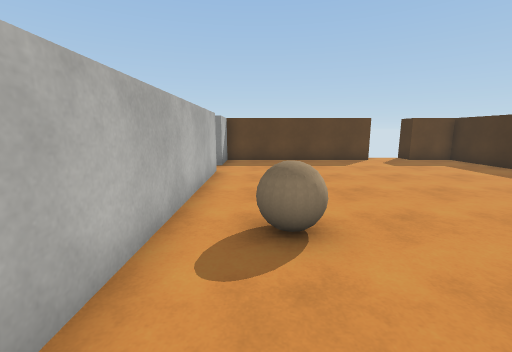
View 1 (above)

21 first-person views from a walk through a Unity game level. The camera is 1.4 m above the floor, tilts 10° down and sees 90° across. The floor is counted in squares, 1 m on a side. Each view is taken from the middle of a square. On the plan, view 1 faces up. The plan holds only what a view shows up to about 13 squares ahead; the rest is blank. The player character is not drawn. Surface patterns are stand-ins for the level's own textures.

View 2
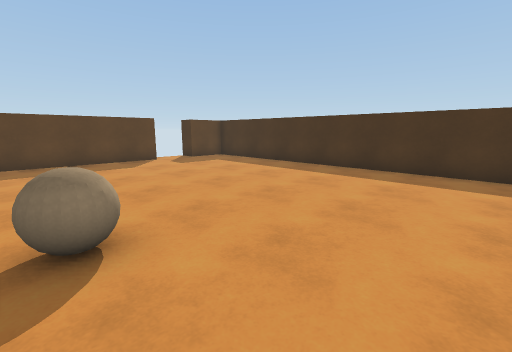

View 3
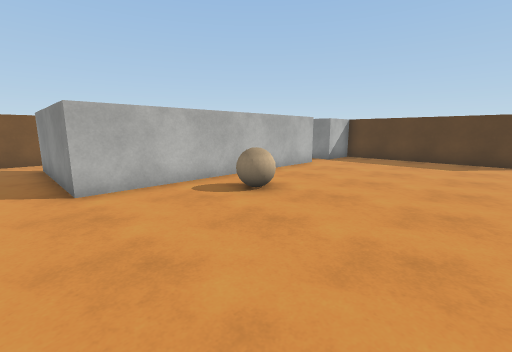

View 4
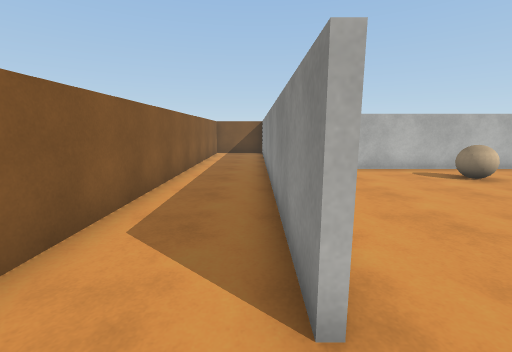

View 5
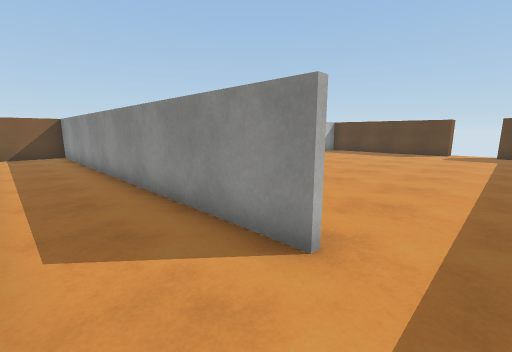

View 6
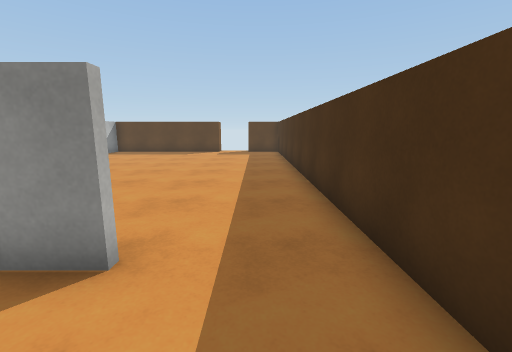

View 7
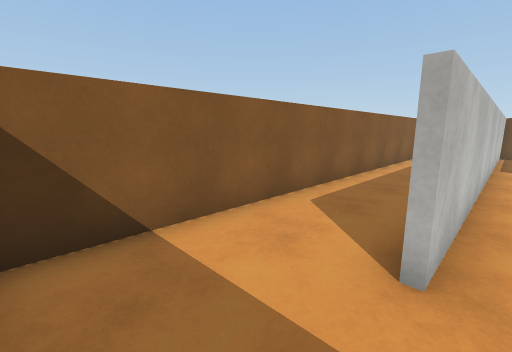

View 8
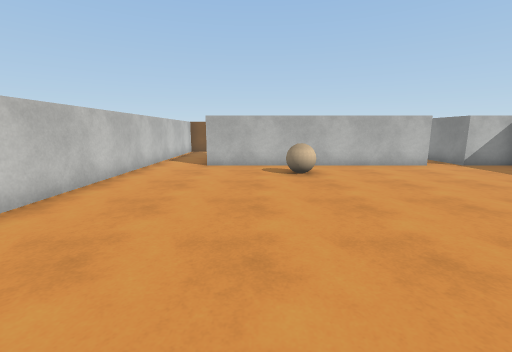

View 9
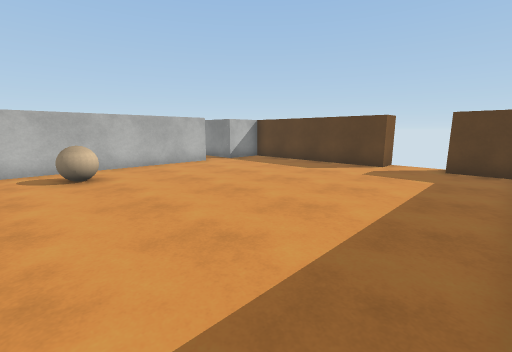

View 10
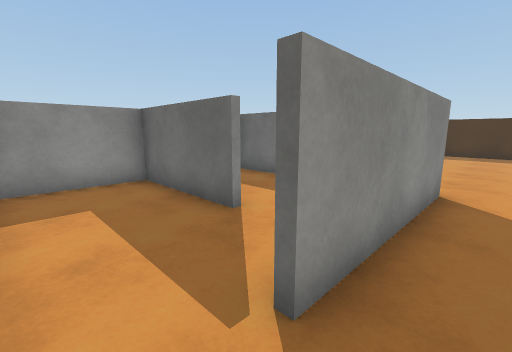

View 11
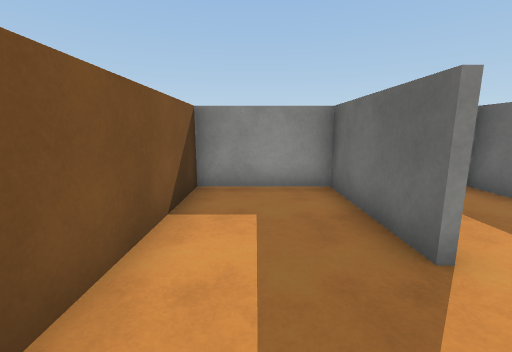

View 12
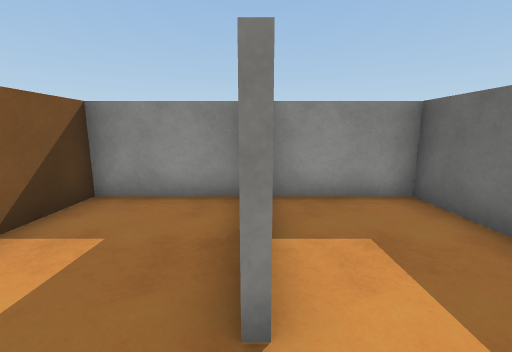

View 13
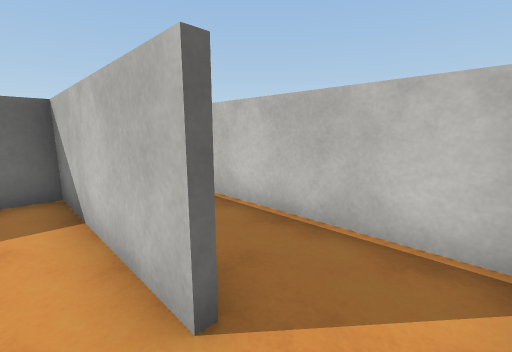

View 14
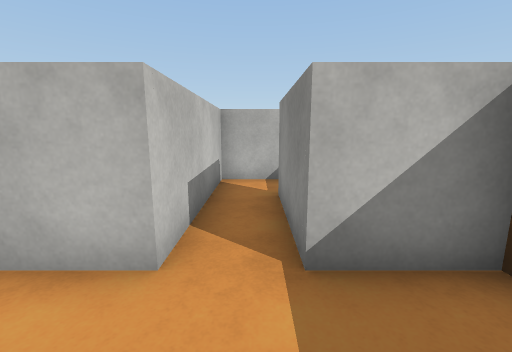

View 15
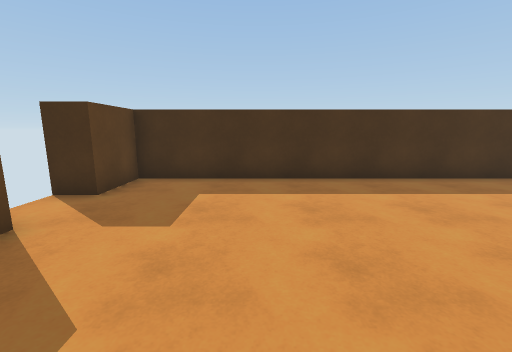

View 16
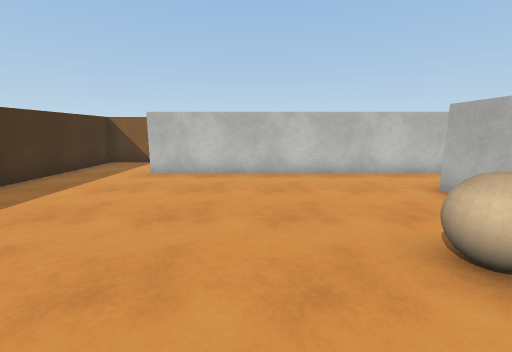

View 17
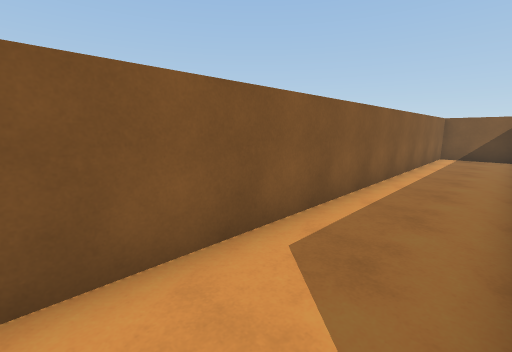

View 18
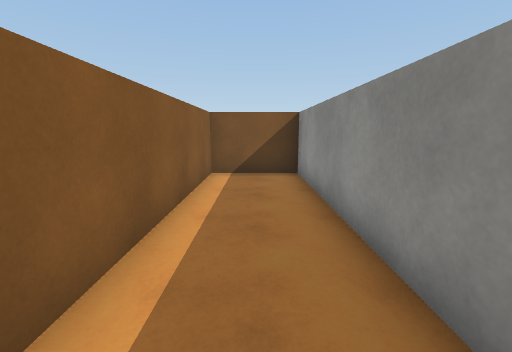

View 19
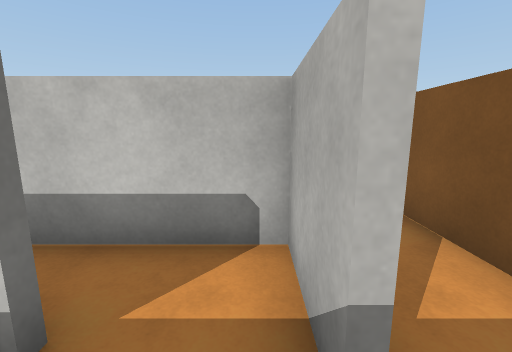

View 20
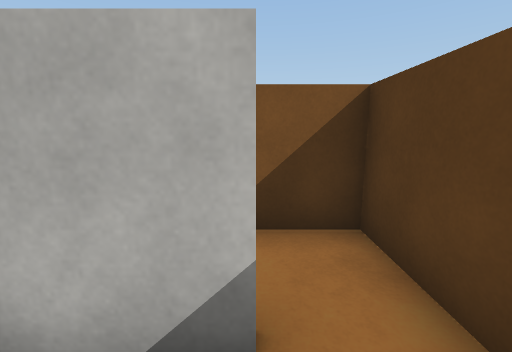

View 21
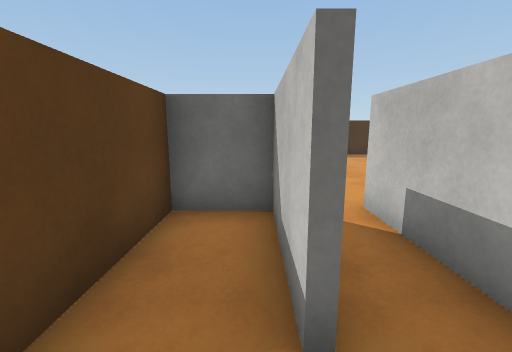

### Floor plan
Ten units are one square. View 1 is at (0, 0); x grows to the right and y downward. Boxes are objects, and circles mark ways between rooms. Rooms are numbered by the first view taken in them; rooms with no view inside come last. Other rooms are left out.
<svg viewBox="-90 -140 190 200">
<path fill="none" stroke="#000" d="M66 26 -85 26M-44 -90 -14 -90 -14 0 -66 0M-14 -126 -14 -105 -46 -105M55 -135 55 -125 -19 -125M-85 -5 -85 55 95 55 95 -125 75 -125 75 -135M-85 24 65 24M-16 -42 -16 -64 -48 -64M-56 -2 -16 -2 -16 -11M-51 -24 -51 -64 -85 -64 -85 -5M-66 -2 -56 -2M-64 -111 -64 -90 -44 -90M-46 -107 -16 -107 -16 -125M-62 -125 -85 -125 -85 -95M-19 -125 -46 -125"/>
<rect x="-5" y="-45" width="20" height="20" fill="#bbb"><title>ball</title></rect>
<circle cx="-75" cy="0" r="3" fill="#2a7"/>
<circle cx="-50" cy="-100" r="3" fill="#2a7"/>
<circle cx="-50" cy="-15" r="3" fill="#2a7"/>
<text x="30" y="-30">1</text>
<text x="-40" y="-30">2</text>
<text x="-70" y="-40">3</text>
<text x="-60" y="-110">4</text>
</svg>
Room 1 opens to room 3. Room 1 opens to room 4. Room 2 opens to room 3.

Where each view was taken, in squares from view 1:
view 1: 0 up, 0 right, facing up
view 2: 0 up, 0 right, facing up-right
view 3: 1 down, 5 right, facing up-left
view 4: 3 down, 8 right, facing left
view 5: 5 down, 8 right, facing up-left
view 6: 5 down, 8 right, facing up
view 7: 2 down, 9 right, facing down-left
view 8: 2 up, 9 right, facing left
view 9: 2 up, 9 right, facing up-left
view 10: 1 down, 8 left, facing up-right
view 11: 0 up, 7 left, facing up
view 12: 1 up, 5 left, facing up
view 13: 1 up, 8 left, facing down-right
view 14: 10 up, 1 right, facing left
view 15: 9 up, 2 right, facing right
view 16: 6 up, 3 right, facing down
view 17: 3 down, 7 right, facing down-left
view 18: 4 down, 0 right, facing left
view 19: 12 up, 6 left, facing down
view 20: 11 up, 5 left, facing left
view 21: 11 up, 6 left, facing right
